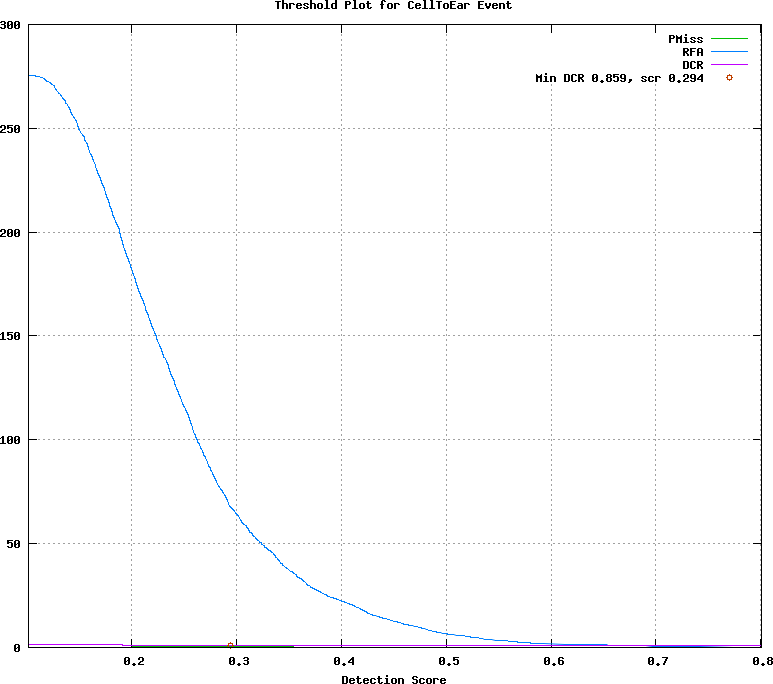

Here is the gnuplot script that generated this plot:
## GNUPLOT command file
set terminal postscript color
set style data lines
set title 'Threshold Plot for CellToEar Event'
set xlabel 'Detection Score'
set grid
set size ratio 0.85
plot [0.101667:0.800625]  \
  'test.det.CellToEar_Event.dat.1' using 1:4 title 'PMiss' with lines lt 2, \
  'test.det.CellToEar_Event.dat.1' using 1:5 title 'RFA' with lines lt 3, \
  'test.det.CellToEar_Event.dat.1' using 1:6 title 'DCR' with lines lt 4, \
  'test.det.CellToEar_Event.dat.2' using 1:2 title 'Min DCR 0.859, scr 0.294' with points lt 6
